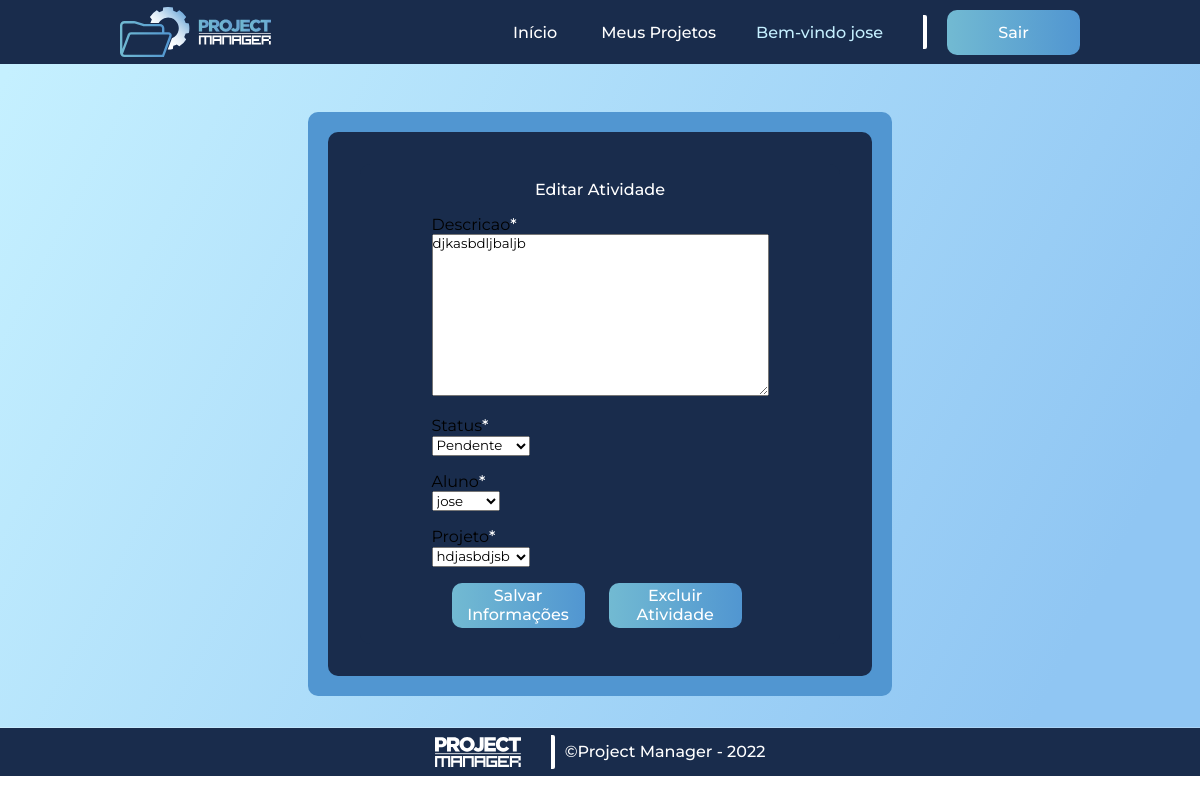
Screenshot of /editar_atividade/3/ (signed in) with the database file from the repository.
### autentication/models.py (models this page shows, shortened)
class atividades(models.Model):
    descricao = models.TextField(max_length=100)
    status = models.ForeignKey("status", on_delete=models.CASCADE, default=None, null=True)
    orientador = models.ForeignKey(User, related_name = 'orientador_atividade', on_delete = models.CASCADE, default = None, null = True)
    aluno = models.ForeignKey(User, related_name = 'aluno_atividade', on_delete = models.CASCADE, default = None, null = True)
    projeto = models.ForeignKey("projetos", on_delete=models.CASCADE, default=None, null=True)

class status(models.Model):
    status = models.CharField(max_length=10, default = None, null = True)
    def __str__(self):
        return self.status

### autentication/views.py (the view)
# urls.py: path('editar_atividade/<int:id>/', editar_atividade, name = 'editar_atividade')
def editar_atividade(request, id):
    if request.user.is_authenticated:
        atividade = atividades.objects.get(id=id)
        form = AtividadeForm(request.POST or None, instance = atividade)
        if form.is_valid():
            form.save()
            return redirect ('inicialprofessor')
        return render(request, 'editar-atividade.html', {'form':form, 'atividade': atividade})
    return redirect('login')

### autentication/forms.py
class AtividadeForm (forms.ModelForm):
    class Meta:
        model = atividades
        fields = {'descricao', 'status', 'projeto', 'aluno'}

### autentication/models.py (called while the page is built)
    def __str__(self):
        return self.titulo

### autentication/templates/editar-atividade.html (shortened to what this page needs)
{% load static %}
{% load crispy_forms_tags %}
{% load permission_tags %}
<!DOCTYPE html>
<html lang="pt-br">
<head>
    <link rel="stylesheet" href="{% static 'style.css' %}">
</head>
<body>
    <header>
        <img id="logo-header" src="{% static 'images/Logo Horizontal - 2.svg' %}" alt="Logo Horizontal">
        <nav>
            <ul class="nav_links">
                <li><a href = "{% url 'index' %}">Início</a></li>
                {% if request.user|has_role:'professor' %}
                    <li><a href="{% url 'inicialprofessor' %}">Meus Projetos</a></li>
                {% else %}
                    <li><a href="{% url 'inicialaluno' %}">Meus Projetos</a></li>
                {% endif %}
            </ul>
        </nav>
        <div class="user">
            <span>Bem-vindo {{request.user}}</span>
        </div>
        <div id="linha-vertical"></div>
        <a class=login href="{% url 'logout' %}"><button id="button-1">Sair</button></a>
    </header>
    <main>
        <container class="alunos-main2">
            <div class="inf-tudo">
                <div class = "inf-main3">
                    <div class="div-main3">
                        <h1>Editar Atividade</h1>
                        <form method="POST">
                            {{ form|crispy }}
                            <button id="button-1">Salvar Informações</button>
                            <button id="button-1"><a href = "{% url 'excluir_atividade' atividade.id %}">Excluir Atividade</a></button>
                        </form>
                    </div>
                </div>
            </div>
        </container>
    </main>
    <footer>
        <img id="logo-footer" src="{% static 'images/Logo Nome - 5.svg' %}" alt="logo">
        <div id="linha-vertical"></div>
        <a id="credits">©Project Manager - 2022</a>
    </footer>
</body>
</html>

### autentication/static/style.css (style rules this page uses)
* { padding: 0; margin: 0; box-sizing: border-box; font-family: 'Montserrat', sans-serif; text-decoration: none; }
:root { --cor0: #192C4C; --cor1: #72BAD2; --cor2: #5196D1; --cor3: #C5F0FF; --cor4: #90C6F3; --cor5: white; --cor6: #1B2E4F; --cor7: #2C497F; --cor8: black; --border1: 10px; --border2: 20px; --font-geral:'Montserrat', sans-serif; }
button { border-radius: var(--border1); border: none; cursor: pointer; transition: all 0.3s ease 0s; }
li, span, a, h1, input, button, p { font-family: 'Montserrat', sans-serif; font-weight: 500; font-size: 16px; text-decoration: none; color: var(--cor5); }
header { display: flex; justify-content: flex-end; align-items: center; padding: 30px 10%; background: var(--cor0); height: 8vh; }
#logo-header { cursor: pointer; height: 50px; margin-right: auto; }
.nav_links { list-style: none; }
.nav_links li { display: inline-block; padding: 0px 20px; }
.nav_links li a { transition: all 0.3s ease 0s; }
#button-1 { margin-left: 20px; width: 133px; height: 45px; background: linear-gradient(90deg, var(--cor1) 0%, var(--cor2) 100%); }
main { background: linear-gradient(117.07deg, var(--cor3) 0.72%, var(--cor4) 88.98%) center center; background-size: cover; }
.user { display: flex; flex-direction: row; justify-content: space-between; align-items: center; padding: 20px; }
.user span { color: var(--cor3); font-family: var(--font-geral); }
.alunos-main2 { display: flex; flex-direction: column; align-items: center; gap: 1rem; padding: 2rem 3rem; }
.div-main3 { grid-area: div3; display: flex; flex-direction: column; align-items: center; padding: 1rem; gap: 1rem; width: 40vw; border-radius: var(--border1); background-color: var(--cor0); }
.div-main3 span { color: var(--cor5); }
.inf-tudo { padding-top: 20px; padding: 20px; border-radius: var(--border1); cursor: pointer; display: grid; grid-template-areas: 'div1 div1 div1 div1' 'div1 div1 div1 div1' 'div1 div1 div1 div1' 'div1 div1 div1 div1'; gap: 1rem; background-color: var(--cor2); }
.form-group { margin-bottom: 1rem; }
.inf-main3 { grid-area: div1; display: flex; flex-direction: column; align-items: left; padding: 2rem; gap: 1rem; border-radius: var(--border1); background-color: var(--cor0); }
.inf-main3 span { color: var(--cor5); }
footer { height: 6vh; background: var(--cor0); display: flex; align-items: center; justify-content: center; column-gap: 10px; }
#linha-vertical { height: 34px; border-right: 4px solid rgb(255, 255, 255); border-radius: 2px; padding: 10px; }
#logo-footer { height: 30px; cursor: pointer; }
#credits { cursor: pointer; }

### rows the page displays
atividades: descricao "djkasbdljbaljb", aluno "jose", projeto "hdjasbdjsb"
status: status "Pendente"

### other values shown
{{ request.user }} "jose"
